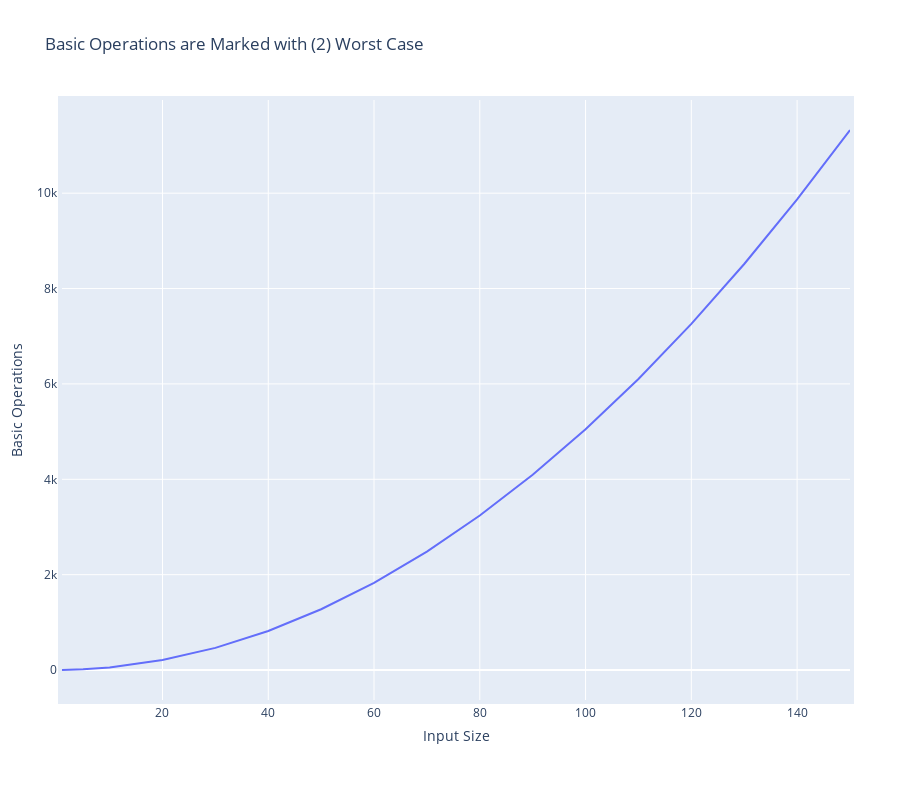

Notebook code for this chart:
### Code cell
fig = go.Figure()



fig.add_trace(go.Scatter(x=input_sizes_list, y=[x*(x+1)/2 for x in input_sizes_list],
                    mode='lines',
                    name='Theoretical Worst Case'))

fig.update_layout(title='Basic Operations are Marked with (2) Worst Case',
                        xaxis_title='Input Size',
                        yaxis_title='Basic Operations')


# change figure size
fig.update_layout(
    autosize=False,
    width=900,
    height=800,
    margin=dict(
        l=50,
        r=50,
        b=100,
        t=100,
        pad=4
    ),
    paper_bgcolor="White",
)

fig.show()

### Figure 1 — Plotly figure (JSON) as saved in the notebook; plotly's stock layout.template omitted (floating-point values rounded to 4 significant figures)
{"data": [{"mode": "lines", "name": "Theoretical Worst Case", "type": "scatter", "x": [1, 5, 10, 20, 30, 40, 50, 60, 70, 80, 90, 100, 110, 120, 130, 140, 150], "y": [1, 15, 55, 210, 465, 820, 1275, 1830, 2485, 3240, 4095, 5050, 6105, 7260, 8515, 9870, 11325]}], "layout": {"autosize": false, "height": 800, "margin": {"b": 100, "l": 50, "pad": 4, "r": 50, "t": 100}, "paper_bgcolor": "White", "title": {"text": "Basic Operations are Marked with (2) Worst Case"}, "width": 900, "xaxis": {"title": {"text": "Input Size"}}, "yaxis": {"title": {"text": "Basic Operations"}}}}
